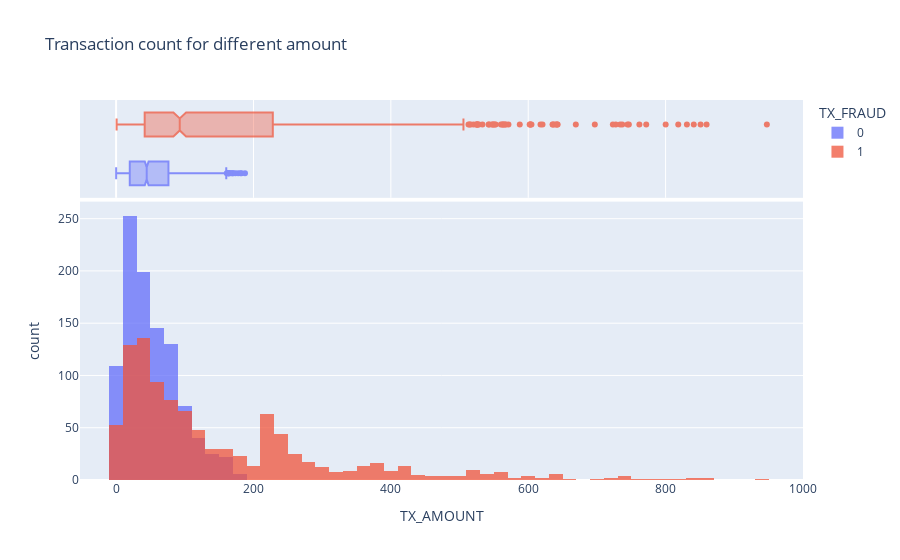

The notebook cell this image was saved under:
### Markdown cell above
Taking a quick look at the data, we can see there is a difference in distributions between fraudulent and legitimate transactions. For example, the distribution of amounts seems to be much wider for fraudulent transactions in the chart below.

If we can find enough of these statistical differences (rather, if our model can), we can exploit them to detect fraudulent transactions.

### Code cell
df = pd.concat(
    [
        df[df['TX_FRAUD'] == 0].sample(1000, random_state=14),
        df[df['TX_FRAUD'] == 1].sample(1000, random_state=14)
    ]
)

fig = px.histogram(df, title='Transaction count for different amount', x='TX_AMOUNT', color='TX_FRAUD', marginal="box")
fig.update_traces(opacity=0.75)
fig.update_layout(barmode='overlay')
fig.show()

### Figure 1 — Plotly figure (JSON) as saved in the notebook; plotly's stock layout.template omitted (floating-point values rounded to 4 significant figures; data arrays with more than 128 entries replaced by an {"elided": "..."} marker saying what was removed)
{"data": [{"alignmentgroup": "True", "bingroup": "x", "hovertemplate": "TX_FRAUD=0<br>TX_AMOUNT=%{x}<br>count=%{y}<extra></extra>", "legendgroup": "0", "marker": {"color": "#636efa", "pattern": {"shape": ""}}, "name": "0", "offsetgroup": "0", "opacity": 0.75, "orientation": "v", "showlegend": true, "type": "histogram", "x": {"elided": "1000 float values"}, "xaxis": "x", "yaxis": "y"}, {"alignmentgroup": "True", "hovertemplate": "TX_FRAUD=0<br>TX_AMOUNT=%{x}<extra></extra>", "legendgroup": "0", "marker": {"color": "#636efa"}, "name": "0", "notched": true, "offsetgroup": "0", "opacity": 0.75, "showlegend": false, "type": "box", "x": {"elided": "1000 float values"}, "xaxis": "x2", "yaxis": "y2"}, {"alignmentgroup": "True", "bingroup": "x", "hovertemplate": "TX_FRAUD=1<br>TX_AMOUNT=%{x}<br>count=%{y}<extra></extra>", "legendgroup": "1", "marker": {"color": "#EF553B", "pattern": {"shape": ""}}, "name": "1", "offsetgroup": "1", "opacity": 0.75, "orientation": "v", "showlegend": true, "type": "histogram", "x": {"elided": "1000 float values"}, "xaxis": "x", "yaxis": "y"}, {"alignmentgroup": "True", "hovertemplate": "TX_FRAUD=1<br>TX_AMOUNT=%{x}<extra></extra>", "legendgroup": "1", "marker": {"color": "#EF553B"}, "name": "1", "notched": true, "offsetgroup": "1", "opacity": 0.75, "showlegend": false, "type": "box", "x": {"elided": "1000 float values"}, "xaxis": "x2", "yaxis": "y2"}], "layout": {"barmode": "overlay", "legend": {"title": {"text": "TX_FRAUD"}, "tracegroupgap": 0}, "title": {"text": "Transaction count for different amount"}, "xaxis": {"anchor": "y", "domain": [0, 1], "title": {"text": "TX_AMOUNT"}}, "xaxis2": {"anchor": "y2", "domain": [0, 1], "matches": "x", "showgrid": true, "showticklabels": false}, "yaxis": {"anchor": "x", "domain": [0, 0.7326], "title": {"text": "count"}}, "yaxis2": {"anchor": "x2", "domain": [0.7426, 1], "matches": "y2", "showgrid": false, "showline": false, "showticklabels": false, "ticks": ""}}}
